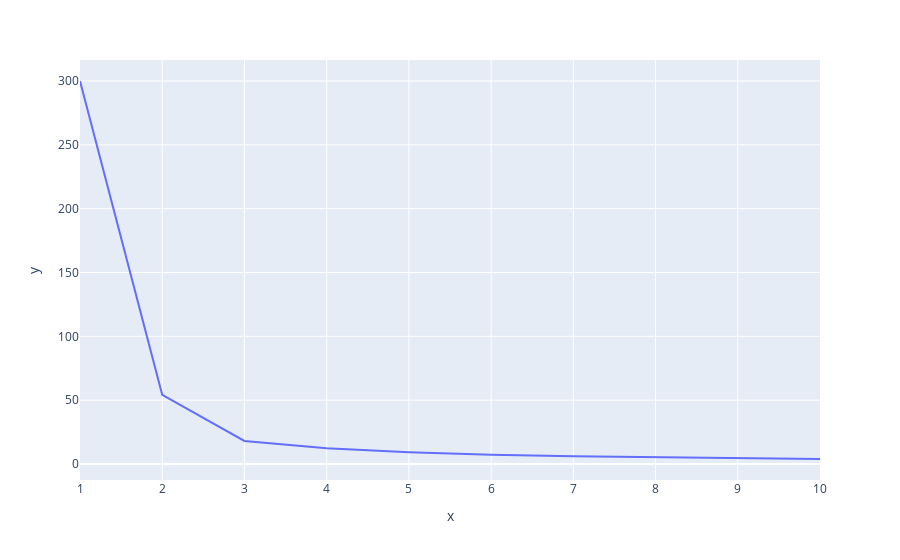

The cell this chart's notebook holds for it:
### Code cell
#verificar no gráficos
grafico_cotovelo_petala = px.line( x = range(1,11), y=wcss_petala)
grafico_cotovelo_petala.show()

### Figure 1 — Plotly figure (JSON) as saved in the notebook; plotly's stock layout.template omitted (floating-point values rounded to 4 significant figures)
{"data": [{"hovertemplate": "x=%{x}<br>y=%{y}<extra></extra>", "legendgroup": "", "line": {"color": "#636efa", "dash": "solid"}, "marker": {"symbol": "circle"}, "mode": "lines", "name": "", "orientation": "v", "showlegend": false, "type": "scatter", "x": [1, 2, 3, 4, 5, 6, 7, 8, 9, 10], "xaxis": "x", "y": [300, 54.15, 18.05, 12.31, 9.181, 7.215, 6.027, 5.173, 4.424, 3.914], "yaxis": "y"}], "layout": {"autosize": true, "legend": {"tracegroupgap": 0}, "margin": {"t": 60}, "xaxis": {"anchor": "y", "autorange": true, "domain": [0, 1], "range": [1, 10], "title": {"text": "x"}, "type": "linear"}, "yaxis": {"anchor": "x", "autorange": true, "domain": [0, 1], "range": [-12.54, 316.4], "title": {"text": "y"}, "type": "linear"}}}
